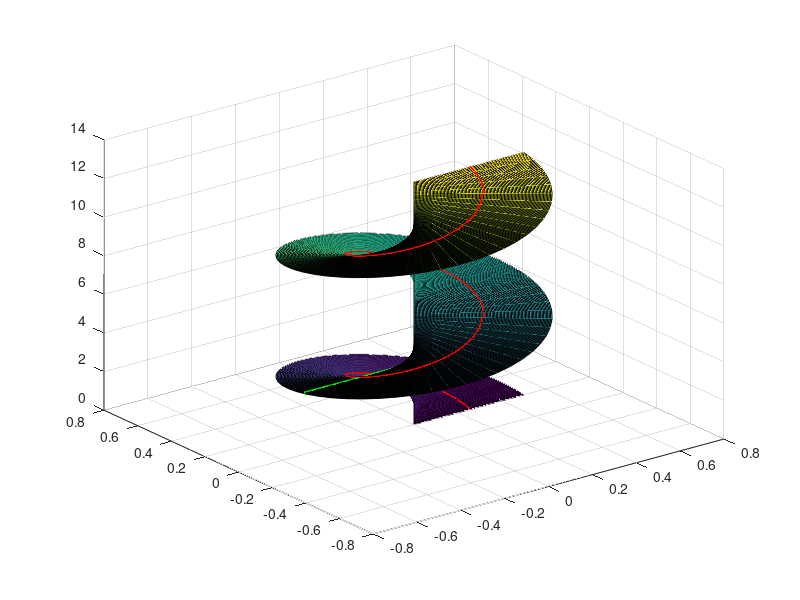

This figure's MATLAB source:
u=linspace(0,1/2);
v=linspace(0,4*pi);
[U,V]=meshgrid(u,v);
X=U.*cos(V);Y=U.*sin(V);Z=V;
surf(X,Y,Z);

hold on
u=1/4-0.*v;
x=u.*cos(v);y=u.*sin(v);z=v;
pause
plot3(x,y,z,'r','LineWidth',3)

hold on
u=linspace(0,1/2);
v=pi-0.*u;
x=u.*cos(v);y=u.*sin(v);z=v;
pause
plot3(x,y,z,'g','LineWidth',3)

